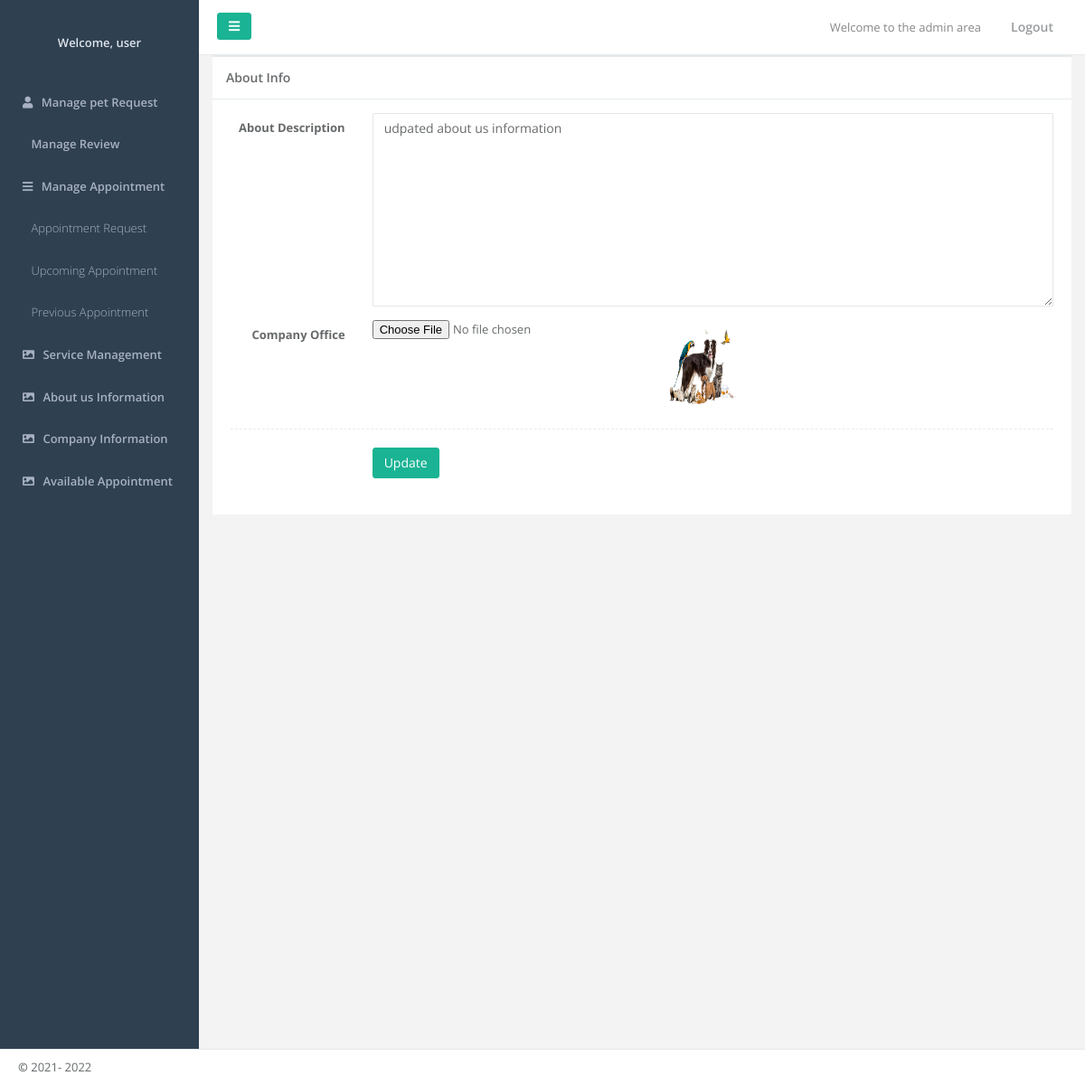
The app's page /admin/about_us.php with its own data.
### tables this page shows
CREATE TABLE `pages` (
  `id` int(11) NOT NULL,
  `page_title` varchar(256) DEFAULT NULL,
  `page_title_nl` varchar(255) DEFAULT NULL,
  `page_title_fr` varchar(255) DEFAULT NULL,
  `page_category_id` int(2) DEFAULT NULL,
  `alias` varchar(200) DEFAULT NULL,
  `image` varchar(200) DEFAULT NULL,
  `page_content` longtext DEFAULT NULL,
  `location` varchar(255) DEFAULT NULL,
  `email` varchar(255) DEFAULT NULL,
  `contact` varchar(255) DEFAULT NULL,
  `modified_time` int(11) DEFAULT NULL,
  `deleted` int(1) DEFAULT NULL
);

### admin/about_us.php (the view, shortened to what this page needs)
<?php require('../dbconfig.php');
$email = $_GET['email'];
$sql = "SELECT * FROM admin WHERE email='$email' ";
$run=mysqli_query($con,$sql);
$dataofadmin = mysqli_fetch_assoc($run);
?>
<!DOCTYPE html>
<html>
<head>
    <link href="../assets/css/customecss.min.css" rel="stylesheet">
    <link href="../assets/css/style.css" rel="stylesheet">
    <link rel="stylesheet" href="https://use.fontawesome.com/releases/v5.15.4/css/all.css"/>
</head>
<body>
    <div id="wrapper">
       <?php
include('nav.php')
    ?>
        <div id="page-wrapper" class="gray-bg">
            <div class="row border-bottom">
                <nav class="navbar navbar-static-top white-bg" role="navigation" style="margin-bottom: 0">
                    <div class="navbar-header">
                        <a class="navbar-minimalize minimalize-styl-2 btn btn-primary " href="#"><i
                                class="fa fa-bars"></i> </a>
                    </div>
                    <ul class="nav navbar-top-links navbar-right">
                        <li>
                            <span class="m-r-sm text-muted welcome-message">Welcome to the admin area</span>
                        </li>
                        <li>
                            <a href="#">
                                <i class="fa fa-sign-out"></i> Logout
                            </a>
                        </li>
                    </ul>
                </nav>
            </div>
<?php
$sql = "SELECT * FROM pages WHERE id=2 ";
$run=mysqli_query($con,$sql);
$dataofpages = mysqli_fetch_assoc($run);
?>
            <div class="row">
                <div class="col-lg-12">
                    <div class="ibox float-e-margins">
                        <div class="ibox-title">
                            <h5>About Info</h5>
                        </div>
                        <div class="ibox-content">
   <form method="post" class="form-horizontal product_form" action="about_us.php?email=<?php echo $dataofadmin['email']; ?>"
   enctype='multipart/form-data' onsubmit="return validate();">
    <div class="form-group"><label class="col-sm-2 control-label">About Description</label>
                                    <div class="col-sm-10">
                                    <textarea class="form-control" name="page_content" rows="10" maxlength="500" style="height: auto;background-color: #FFFFFF;
    background-image: none;
    border: 1px solid #e5e6e7;
    border-radius: 1px;
    color: inherit;
    display: block;
    padding: 6px 12px;
    transition: border-color 0.15s ease-in-out 0s, box-shadow 0.15s ease-in-out 0s;
    width: 100%;
    font-size: 14px;"><?php echo $dataofpages['page_content']; ?>
                                            </textarea>
                                    </div>
                                </div>
                                <div class="form-group">
                                    <label class="col-sm-2 control-label">Company Office</label>
                                    <div class="col-sm-4">
                                        <input name="image" type="file" />
                                    </div>
                                    <div class="col-sm-2">
                                        <img src=aboutusimages/<?php echo $dataofpages['image']; ?> width="100px" height="100px" />
                                    </div>
                                </div>
                                <div class="hr-line-dashed"></div>
                                <div class="form-group">
                                    <div class="col-sm-6 col-sm-offset-2">
                                        <button class="btn btn-primary" type="submit" name="submit" value="submit">
                                            Update
                                        </button>
                                    </div>
                                </div>
                            </form>
                        </div>
                    </div>
                </div>
            </div>
        </div>
        <div class="footer">
            <div>
                <strong>&copy;</strong> 2021-
                <?php echo date('Y'); ?>
            </div>
        </div>
    </div>
</body>
</html>

### records on screen
pages: page_content "udpated about us information", image (picture)
